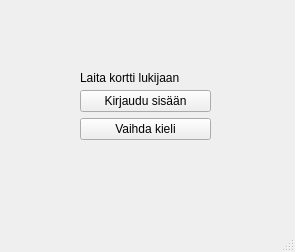
<?xml version="1.0" encoding="UTF-8"?>
<ui version="4.0">
 <class>aloitusruutu</class>
 <widget class="QMainWindow" name="aloitusruutu">
  <property name="geometry">
   <rect>
    <x>0</x>
    <y>0</y>
    <width>295</width>
    <height>252</height>
   </rect>
  </property>
  <property name="windowTitle">
   <string>Kirjaudu sisään</string>
  </property>
  <widget class="QWidget" name="centralwidget">
   <widget class="QLabel" name="label">
    <property name="geometry">
     <rect>
      <x>80</x>
      <y>70</y>
      <width>141</width>
      <height>16</height>
     </rect>
    </property>
    <property name="text">
     <string>Laita kortti lukijaan</string>
    </property>
   </widget>
   <widget class="QWidget" name="">
    <property name="geometry">
     <rect>
      <x>80</x>
      <y>90</y>
      <width>131</width>
      <height>51</height>
     </rect>
    </property>
    <layout class="QVBoxLayout" name="verticalLayout">
     <item>
      <widget class="QPushButton" name="pushButton_login">
       <property name="text">
        <string>Kirjaudu sisään</string>
       </property>
      </widget>
     </item>
     <item>
      <widget class="QPushButton" name="pushButton_kieli">
       <property name="text">
        <string>Vaihda kieli</string>
       </property>
      </widget>
     </item>
    </layout>
   </widget>
  </widget>
  <widget class="QMenuBar" name="menubar">
   <property name="geometry">
    <rect>
     <x>0</x>
     <y>0</y>
     <width>295</width>
     <height>21</height>
    </rect>
   </property>
  </widget>
  <widget class="QStatusBar" name="statusbar"/>
 </widget>
 <resources/>
 <connections/>
</ui>
